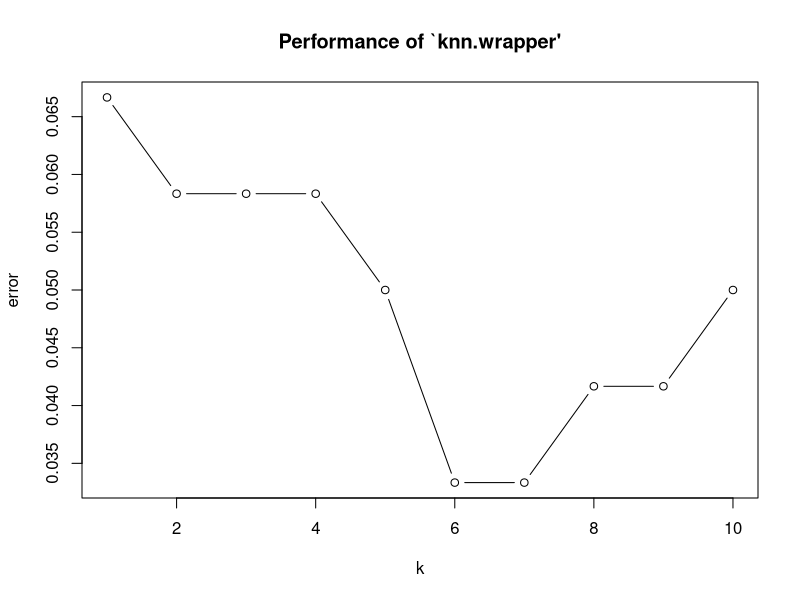
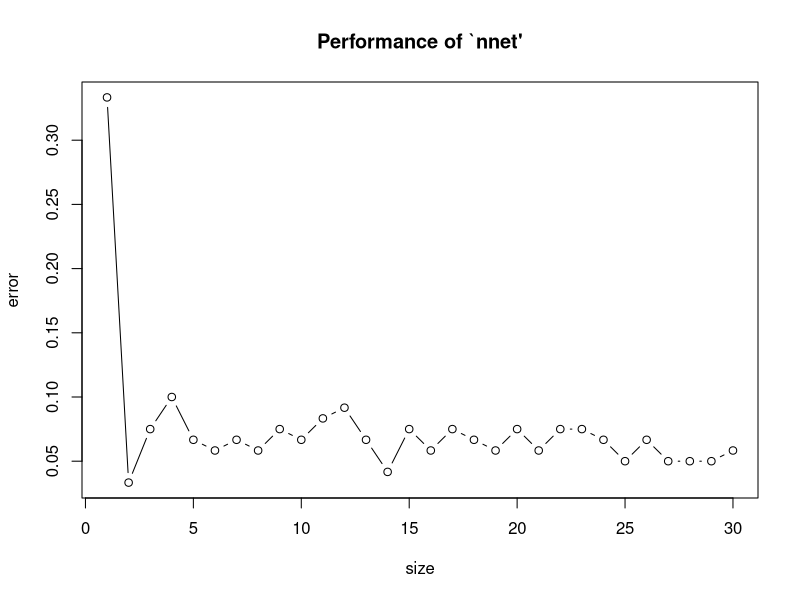
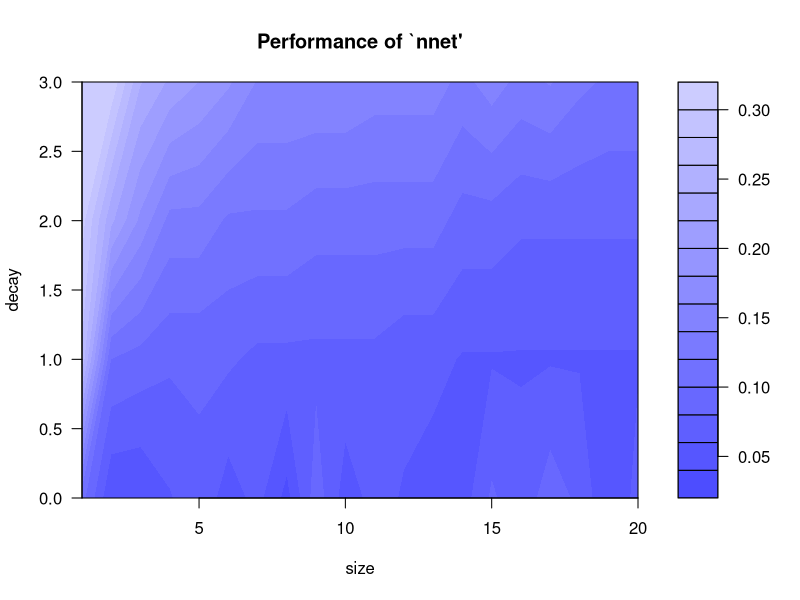
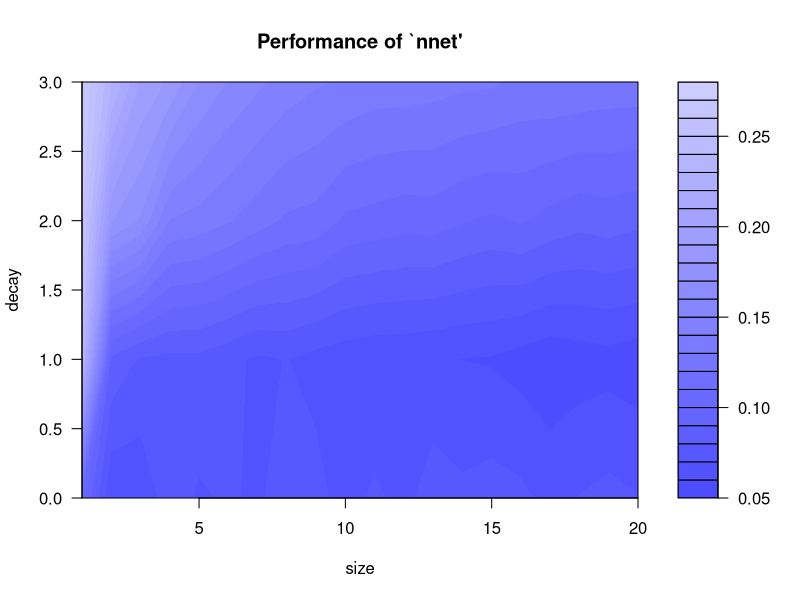
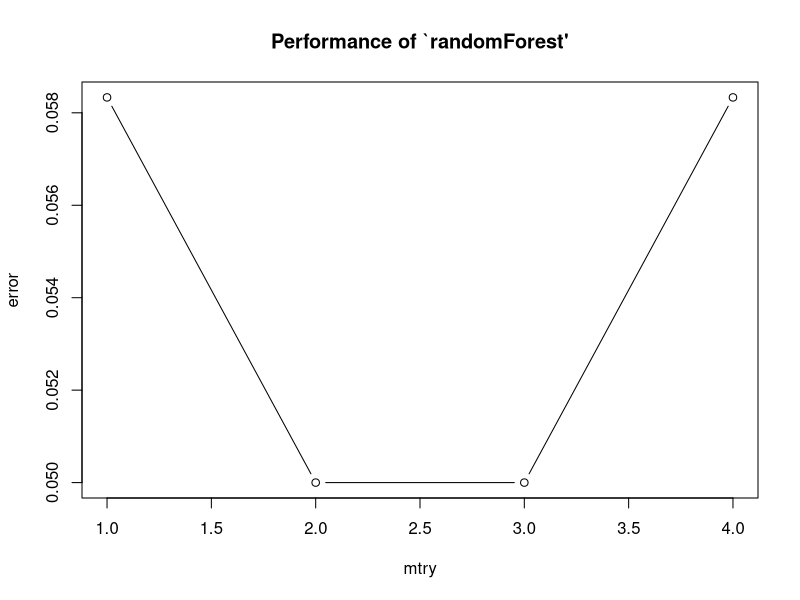

R code for these plots, in order: (Note: this script raises an error after producing the figures.)
## Note: all data are scaled in these examples (it seems the tune functions
## do not do this automatically)

rm(list=ls())
library(e1071)
library(nnet)
library(class)
library(randomForest)

## CV for kNN on (scaled) iris data
iris[,-5]<-scale(iris[,-5])
set.seed(1)
train<-sample(1:150,120)
x <- iris[train,-5]
y <- iris[train,5]

?tune.knn
iris_cv <- tune.knn(x, y, k = 1:10, tunecontrol = tune.control(sampling = "cross",cross=5))
summary(iris_cv)
plot(iris_cv)

iris_knn<-knn(train=x, test=iris[-train,-5], cl=y, k=1, prob=TRUE)
table(iris_knn,iris[-train,5])


## CV for neural network on (scaled) iris data: varying size
# size : the number of units in the hidden layer
 
iris_nnet1 = tune.nnet(Species~., data = iris[train,], size = 1:30,tunecontrol = tune.control(sampling = "cross",cross=5))
summary(iris_nnet1)
plot(iris_nnet1)

cls<-class.ind(iris[,5])
x<-iris[,-5]
nn_iris<-nnet(x[train,], cls[train,], size=10, decay=0, softmax=TRUE)
nn_pred<-predict(nn_iris, x[-train,], type="class")
table(iris[-train,5],nn_pred)
#demonstrate for decay=2 and size=10


## CV for neural network on (scaled) iris data: varying size and decay
iris_nnet2 = tune.nnet(Species~., data = iris[train,], size = 1:20,decay=0:3,tunecontrol = tune.control(sampling = "cross",cross=5))
summary(iris_nnet2)
plot(iris_nnet2)

nn_iris2<-nnet(x[train,], cls[train,], size=5, decay=0, softmax=TRUE)
nn_pred<-predict(nn_iris2, x[-train,], type="class")
table(iris[-train,5],nn_pred)


## Bootstrap sampling approach for neural network on (scaled) iris data: varying size
iris_nnet3 = tune.nnet(Species~., data = iris[train,], size = 1:20,decay=0:3,tunecontrol = tune.control(sampling = "boot",nboot=25))
summary(iris_nnet3)
plot(iris_nnet3)

nn_iris3<-nnet(x[train,], cls[train,], size=2, decay=0, softmax=TRUE)
nn_pred<-predict(nn_iris3, x[-train,], type="class")
table(iris[-train,5],nn_pred)

## CV for random forest on (scaled) iris data: varying mtry

# mtry: Number of variables randomly sampled as candidates at each split. 
iris_rf = tune.randomForest(Species~., data = iris[train,], mtry = 1:4,tunecontrol = tune.control(sampling = "cross",cross=5))
summary(iris_rf)
plot(iris_rf)

rf.iris<-randomForest(Species~.,data=iris,subset=train,mtry=1,importance=TRUE,type="class")
rf.iris

iris.pred=predict(rf.iris,iris[-train,],type="class")
table(iris[-train,5],iris.pred)

## CV for random forest on (scaled) wine data: varying mtry and ntree
# ntree: Number of trees to grow
data(wine,package="gclus")
set.seed(1)
train = sample (1: nrow(wine), 120)
wine$Class<-factor(wine$Class)
wine[,2:13]<-scale(wine[,2:13])

wine_rf = tune.randomForest(Class~., data = wine[train,], mtry = 1:13,ntree=100*1:5,tunecontrol = tune.control(sampling = "cross",cross=5))
summary(wine_rf)
plot(wine_rf)

rf.wine<-randomForest(Class~.,data=wine,subset=train,mtry=1,ntree=100,importance=TRUE,type="class")
rf.wine

wine.pred=predict(rf.wine,wine[-train,],type="class")
table(wine[-train,1],wine.pred)